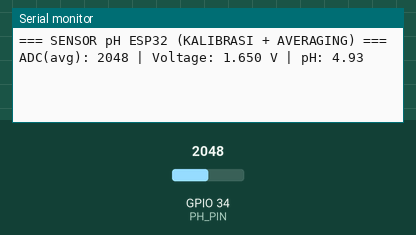
This sketch was run on a simulated ESP32. Shown: the last lines printed to the serial monitor. The test bench sets the inputs (shaded band); at power-on: GPIO 34 (PH_PIN) = 2048.

Above: at 1.2 s.
1.3 s: GPIO 34 (PH_PIN) set to 2866
At 1.3 s:
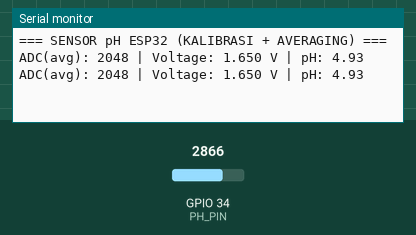
2.8 s: GPIO 34 (PH_PIN) set to 3603
At 4.3 s:
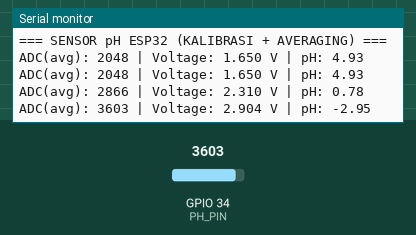
Timing chart, 0 to 5.8 s (numbered marks = the images above; inputs shaded):
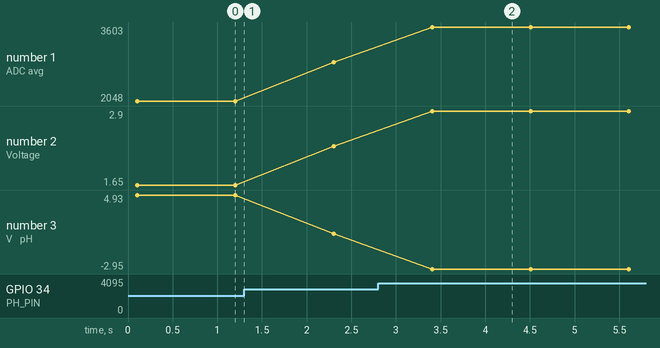

The sketch:

Ph_Averaging.ino
```cpp
#define PH_PIN 34

// Konstanta hasil kalibrasi SENSOR KAMU
float m = -6.289;
float c = 15.307;

// Fungsi averaging ADC (filter noise)
int readADC() {
  long sum = 0;
  for (int i = 0; i < 10; i++) {     // ambil 10 sampel
    sum += analogRead(PH_PIN);
    delay(10);                      // jeda kecil antar sampel
  }
  return sum / 10;                  // rata-rata
}

void setup() {
  Serial.begin(115200);
  Serial.println("=== SENSOR pH ESP32 (KALIBRASI + AVERAGING) ===");
}

void loop() {
  int adc = readADC();                                // pakai averaging
  float voltage = adc * (3.3 / 4095.0);

  float pH = m * voltage + c;

  Serial.print("ADC(avg): ");
  Serial.print(adc);
  Serial.print(" | Voltage: ");
  Serial.print(voltage, 3);
  Serial.print(" V | pH: ");
  Serial.println(pH, 2);

  delay(1000);
}
```

Measured:
- after the input at 2.8 s, the serial monitor: prints a new line after 0.61 s (image 2)
- plotted number 1: 2048 → 2866 after the input at 1.3 s, 2866 → 3603 after the input at 2.8 s
- plotted number 2: 1.65 → 2.31 after the input at 1.3 s, 2.31 → 2.9 after the input at 2.8 s
- plotted number 3: 4.93 → 0.78 after the input at 1.3 s, 0.78 → -2.95 after the input at 2.8 s
